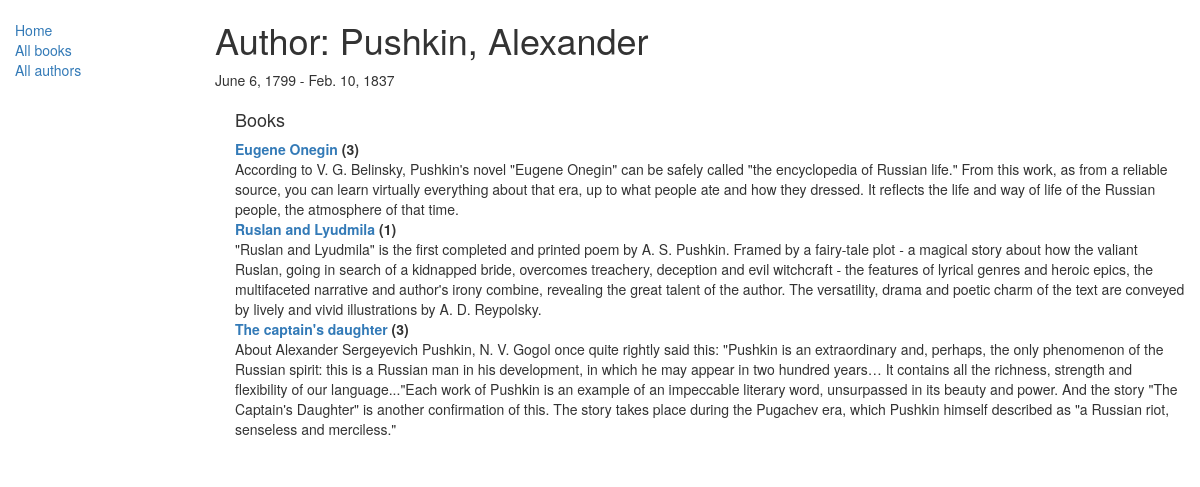
The app's page /catalog/author/1 with its own data.
### catalog/models.py (models this page shows, shortened)
class Author(models.Model):
    first_name = models.CharField(max_length=100)
    last_name = models.CharField(max_length=100)
    date_of_birth = models.DateField(null=True, blank=True)
    date_of_death = models.DateField("Died", null=True, blank=True)
    class Meta:
        ordering = ['last_name', 'first_name']
    def __str__(self):
        return f"{self.last_name}, {self.first_name}"

class Book(models.Model):
    title = models.CharField(max_length=200)
    author = models.ForeignKey("Author", on_delete=models.SET_NULL, null=True)
    summary = models.TextField(
        max_length=1000, help_text="Enter a brief description of the book"
    )
    isbn = models.CharField(
        "ISBN",
        max_length=13,
        help_text='13 Character <a href="https://www.isbn-international.org/content/what-isbn">ISBN number</a>',
    )
    genre = models.ManyToManyField(Genre, help_text="Select a genre for this book")
    language = models.ForeignKey("Language", on_delete=models.SET_NULL, null=True)
    def display_genre(self):
        """Creates a string for the Genre. This is required to display genre in Admin."""
        return ", ".join([genre.name for genre in self.genre.all()[:3]])
    display_genre.short_description = "Genre"
    class Meta:
        ordering = ["title", "author"]
    def __str__(self):
        return self.title

### catalog/views.py (the view)
# urls.py: re_path(r"^author/(?P<pk>\d+)$", views.AuthorDetailView.as_view(), name="author-detail"),
class AuthorDetailView(generic.DetailView):
    model = Author

### catalog/templates/catalog/author_detail.html
{% extends "base_generic.html" %}
{% block content %}
<h1>Author: {{ author }} </h1>
<p>{{author.date_of_birth}} - {% if author.date_of_death %}{{author.date_of_death}}{% endif %}</p>
<div style="margin-left:20px;margin-top:20px">
<h4>Books</h4>
<dl>
{% for book in author.book_set.all %}
  <dt><a href="{% url 'book-detail' book.pk %}">{{book}}</a> ({{book.bookinstance_set.all.count}})</dt>
  <dd>{{book.summary}}</dd>
  {% empty %}
  <p>This author has no books.</p>
{% endfor %}
</dl>
</div>
{% endblock %}

### records on screen
Author: last_name+first_name "Pushkin, Alexander", date_of_birth "June 6, 1799", date_of_death "Feb. 10, 1837"
Book: title "Eugene Onegin", bookinstance_set.all.count "3", summary "According to V. G. Belinsky, Pushkin's novel \"Eugene Onegin\" can be safely called \"the encyclopedia of Russian life.\" From this work, as from a reliable source, you can learn virtually everything about that era, up to what people ate and how they dressed. It reflects the life and way of life of the Russian people, the atmosphere of that time."
Book: title "Ruslan and Lyudmila", bookinstance_set.all.count "1", summary "\"Ruslan and Lyudmila\" is the first completed and printed poem by A. S. Pushkin. Framed by a fairy-tale plot - a magical story about how the valiant Ruslan, going in search of a kidnapped bride, overcomes treachery, deception and evil witchcraft - the features of lyrical genres and heroic epics, the multifaceted narrative and author's irony combine, revealing the great talent of the author. The versatility, drama and poetic charm of the text are conveyed by lively and vivid illustrations by A. D. Reypolsky."
Book: title "The captain's daughter", bookinstance_set.all.count "3", summary "About Alexander Sergeyevich Pushkin, N. V. Gogol once quite rightly said this: \"Pushkin is an extraordinary and, perhaps, the only phenomenon of the Russian spirit: this is a Russian man in his development, in which he may appear in two hundred years… It contains all the richness, strength and flexibility of our language...\"Each work of Pushkin is an example of an impeccable literary word, unsurpassed in its beauty and power. And the story \"The Captain's Daughter\" is another confirmation of this. The story takes place during the Pugachev era, which Pushkin himself described as \"a Russian riot, senseless and merciless.\""
